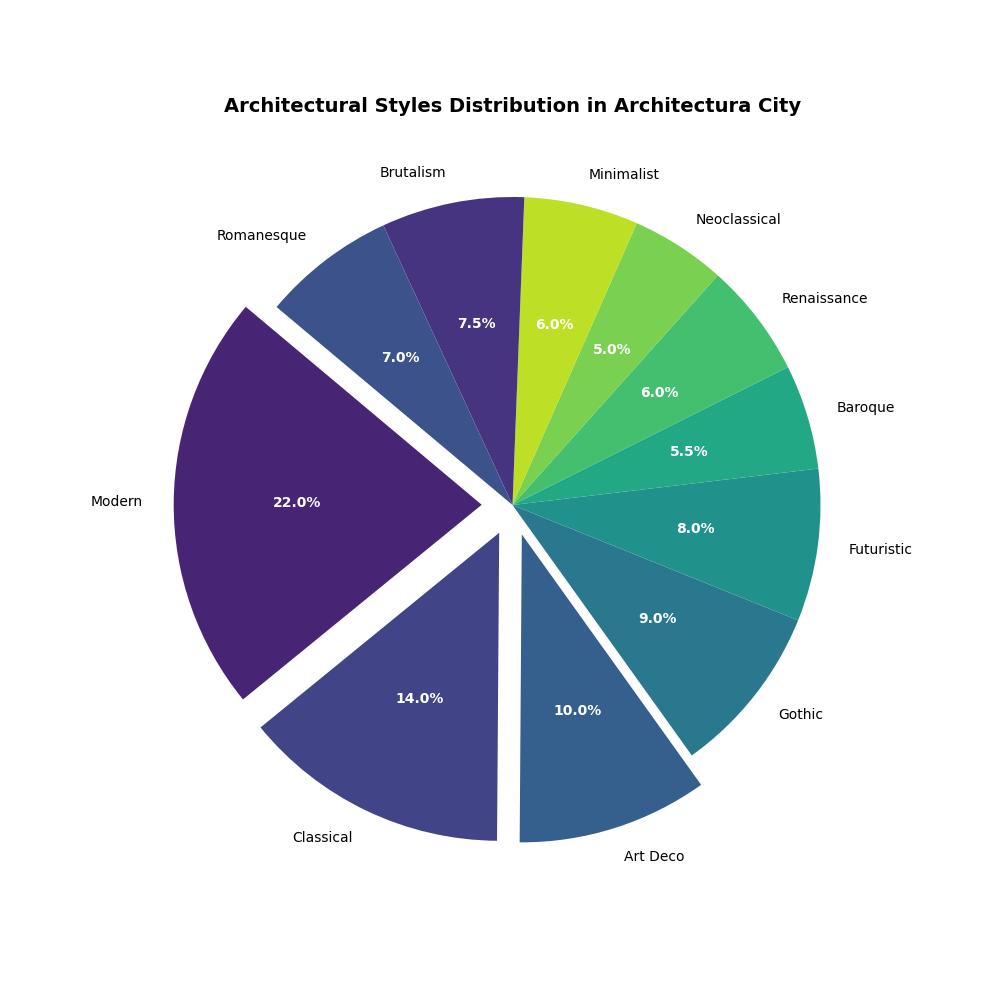

This figure's Python source:
import matplotlib.pyplot as plt

styles = [
    'Modern', 'Classical', 'Art Deco', 'Gothic', 'Futuristic',
    'Baroque', 'Renaissance', 'Neoclassical', 'Minimalist', 'Brutalism', 'Romanesque'
]

percentages = [22.0, 14.0, 10.0, 9.0, 8.0, 5.5, 6.0, 5.0, 6.0, 7.5, 7.0]
total = sum(percentages)
correction = 100 - total
percentages[-1] += correction

assert abs(sum(percentages) - 100) < 1e-9, "Percentages must sum up to 100."

colors = plt.cm.viridis([0.1, 0.2, 0.3, 0.4, 0.5, 0.6, 0.7, 0.8, 0.9, 0.15, 0.25])

explode = tuple(0.1 if p >= 10 else 0 for p in percentages)

fig, ax = plt.subplots(figsize=(10, 10))
wedges, texts, autotexts = ax.pie(
    percentages,
    labels=styles,
    autopct=lambda pct: f'{pct:.1f}%',
    startangle=140,
    colors=colors,
    explode=explode
)

plt.setp(autotexts, size=10, weight='bold', color='white')
plt.setp(texts, size=10)

ax.set_title(
    'Architectural Styles Distribution in Architectura City',
    fontsize=14,
    fontweight='bold'
)

plt.show()
